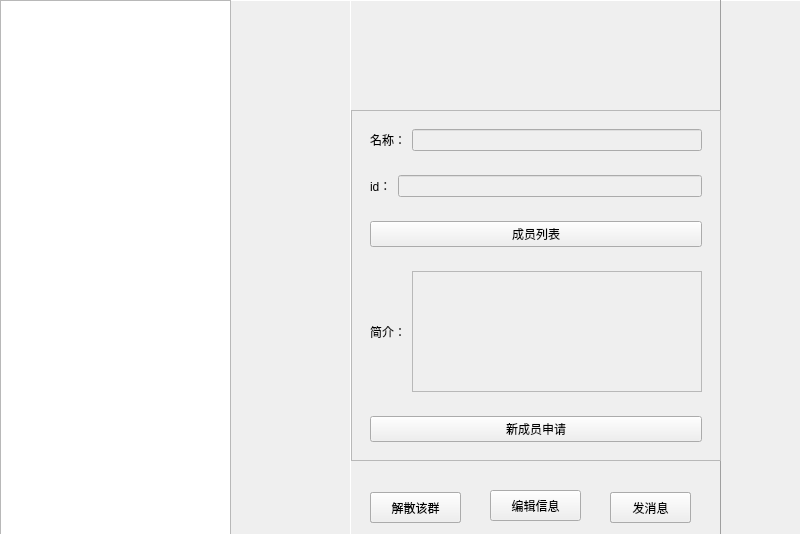
<?xml version="1.0" encoding="UTF-8"?>
<ui version="4.0">
 <class>GroupWindow</class>
 <widget class="QWidget" name="GroupWindow">
  <property name="geometry">
   <rect>
    <x>0</x>
    <y>0</y>
    <width>800</width>
    <height>534</height>
   </rect>
  </property>
  <property name="windowTitle">
   <string>Form</string>
  </property>
  <widget class="QFrame" name="frame_2">
   <property name="geometry">
    <rect>
     <x>230</x>
     <y>0</y>
     <width>571</width>
     <height>541</height>
    </rect>
   </property>
   <property name="frameShape">
    <enum>QFrame::Panel</enum>
   </property>
   <property name="frameShadow">
    <enum>QFrame::Raised</enum>
   </property>
   <widget class="QFrame" name="groupInfoFrame">
    <property name="geometry">
     <rect>
      <x>120</x>
      <y>0</y>
      <width>371</width>
      <height>541</height>
     </rect>
    </property>
    <property name="frameShape">
     <enum>QFrame::Panel</enum>
    </property>
    <property name="frameShadow">
     <enum>QFrame::Raised</enum>
    </property>
    <widget class="QLabel" name="headerlabel">
     <property name="geometry">
      <rect>
       <x>140</x>
       <y>20</y>
       <width>71</width>
       <height>61</height>
      </rect>
     </property>
     <property name="text">
      <string/>
     </property>
     <property name="pixmap">
      <pixmap resource="rsrc.qrc">:/img/center.svg</pixmap>
     </property>
     <property name="scaledContents">
      <bool>true</bool>
     </property>
    </widget>
    <widget class="QPushButton" name="quitButton">
     <property name="geometry">
      <rect>
       <x>20</x>
       <y>492</y>
       <width>91</width>
       <height>31</height>
      </rect>
     </property>
     <property name="text">
      <string>退出</string>
     </property>
    </widget>
    <widget class="QPushButton" name="messageButton">
     <property name="geometry">
      <rect>
       <x>260</x>
       <y>492</y>
       <width>81</width>
       <height>31</height>
      </rect>
     </property>
     <property name="text">
      <string>发消息</string>
     </property>
    </widget>
    <widget class="QScrollArea" name="scrollArea">
     <property name="geometry">
      <rect>
       <x>1</x>
       <y>110</y>
       <width>370</width>
       <height>351</height>
      </rect>
     </property>
     <property name="widgetResizable">
      <bool>true</bool>
     </property>
     <widget class="QWidget" name="scrollAreaWidgetContents">
      <property name="geometry">
       <rect>
        <x>0</x>
        <y>0</y>
        <width>368</width>
        <height>349</height>
       </rect>
      </property>
      <layout class="QVBoxLayout" name="verticalLayout">
       <item>
        <widget class="QWidget" name="widget_3" native="true">
         <layout class="QHBoxLayout" name="horizontalLayout_2">
          <item>
           <widget class="QLabel" name="label_2">
            <property name="text">
             <string>名称：</string>
            </property>
           </widget>
          </item>
          <item>
           <widget class="QLineEdit" name="nameEdit">
            <property name="enabled">
             <bool>false</bool>
            </property>
           </widget>
          </item>
         </layout>
        </widget>
       </item>
       <item>
        <widget class="QWidget" name="widget_8" native="true">
         <layout class="QHBoxLayout" name="horizontalLayout_7">
          <item>
           <widget class="QLabel" name="label_7">
            <property name="text">
             <string>id：</string>
            </property>
           </widget>
          </item>
          <item>
           <widget class="QLineEdit" name="uidEdit">
            <property name="enabled">
             <bool>false</bool>
            </property>
           </widget>
          </item>
         </layout>
        </widget>
       </item>
       <item>
        <widget class="QWidget" name="widget_10" native="true">
         <layout class="QHBoxLayout" name="horizontalLayout_9">
          <item>
           <widget class="QPushButton" name="menberButton">
            <property name="text">
             <string>成员列表</string>
            </property>
            <property name="icon">
             <iconset resource="rsrc.qrc">
              <normaloff>:/img/triangle.svg</normaloff>:/img/triangle.svg</iconset>
            </property>
            <property name="autoDefault">
             <bool>false</bool>
            </property>
            <property name="flat">
             <bool>false</bool>
            </property>
           </widget>
          </item>
         </layout>
        </widget>
       </item>
       <item>
        <widget class="QWidget" name="widget_9" native="true">
         <layout class="QHBoxLayout" name="horizontalLayout_8">
          <item>
           <widget class="QLabel" name="label_8">
            <property name="text">
             <string>简介：</string>
            </property>
           </widget>
          </item>
          <item>
           <widget class="QTextBrowser" name="textBrowser">
            <property name="enabled">
             <bool>false</bool>
            </property>
           </widget>
          </item>
         </layout>
        </widget>
       </item>
      </layout>
     </widget>
    </widget>
   </widget>
   <widget class="QPushButton" name="addButton">
    <property name="geometry">
     <rect>
      <x>10</x>
      <y>480</y>
      <width>51</width>
      <height>41</height>
     </rect>
    </property>
    <property name="text">
     <string/>
    </property>
    <property name="icon">
     <iconset resource="rsrc.qrc">
      <normaloff>:/img/plus.svg</normaloff>:/img/plus.svg</iconset>
    </property>
    <property name="iconSize">
     <size>
      <width>32</width>
      <height>32</height>
     </size>
    </property>
    <property name="flat">
     <bool>true</bool>
    </property>
   </widget>
   <widget class="QPushButton" name="createButton">
    <property name="geometry">
     <rect>
      <x>10</x>
      <y>420</y>
      <width>51</width>
      <height>41</height>
     </rect>
    </property>
    <property name="text">
     <string/>
    </property>
    <property name="icon">
     <iconset resource="rsrc.qrc">
      <normaloff>:/img/createg.svg</normaloff>:/img/createg.svg</iconset>
    </property>
    <property name="iconSize">
     <size>
      <width>32</width>
      <height>32</height>
     </size>
    </property>
    <property name="flat">
     <bool>true</bool>
    </property>
   </widget>
   <widget class="QFrame" name="mgroupinfoframe">
    <property name="geometry">
     <rect>
      <x>120</x>
      <y>0</y>
      <width>371</width>
      <height>541</height>
     </rect>
    </property>
    <property name="frameShape">
     <enum>QFrame::Panel</enum>
    </property>
    <property name="frameShadow">
     <enum>QFrame::Raised</enum>
    </property>
    <widget class="QLabel" name="headerlabel_2">
     <property name="geometry">
      <rect>
       <x>140</x>
       <y>20</y>
       <width>71</width>
       <height>61</height>
      </rect>
     </property>
     <property name="text">
      <string/>
     </property>
     <property name="pixmap">
      <pixmap resource="rsrc.qrc">:/img/center.svg</pixmap>
     </property>
     <property name="scaledContents">
      <bool>true</bool>
     </property>
    </widget>
    <widget class="QPushButton" name="clearGroupButton">
     <property name="geometry">
      <rect>
       <x>20</x>
       <y>492</y>
       <width>91</width>
       <height>31</height>
      </rect>
     </property>
     <property name="text">
      <string>解散该群</string>
     </property>
    </widget>
    <widget class="QPushButton" name="messageButton_2">
     <property name="geometry">
      <rect>
       <x>260</x>
       <y>492</y>
       <width>81</width>
       <height>31</height>
      </rect>
     </property>
     <property name="text">
      <string>发消息</string>
     </property>
    </widget>
    <widget class="QScrollArea" name="scrollArea_2">
     <property name="geometry">
      <rect>
       <x>1</x>
       <y>110</y>
       <width>370</width>
       <height>351</height>
      </rect>
     </property>
     <property name="widgetResizable">
      <bool>true</bool>
     </property>
     <widget class="QWidget" name="scrollAreaWidgetContents_2">
      <property name="geometry">
       <rect>
        <x>0</x>
        <y>0</y>
        <width>368</width>
        <height>349</height>
       </rect>
      </property>
      <layout class="QVBoxLayout" name="verticalLayout_2">
       <item>
        <widget class="QWidget" name="widget_4" native="true">
         <layout class="QHBoxLayout" name="horizontalLayout_3">
          <item>
           <widget class="QLabel" name="label_3">
            <property name="text">
             <string>名称：</string>
            </property>
           </widget>
          </item>
          <item>
           <widget class="QLineEdit" name="nameEdit_2">
            <property name="enabled">
             <bool>false</bool>
            </property>
           </widget>
          </item>
         </layout>
        </widget>
       </item>
       <item>
        <widget class="QWidget" name="widget_11" native="true">
         <layout class="QHBoxLayout" name="horizontalLayout_10">
          <item>
           <widget class="QLabel" name="label_9">
            <property name="text">
             <string>id：</string>
            </property>
           </widget>
          </item>
          <item>
           <widget class="QLineEdit" name="uidEdit_2">
            <property name="enabled">
             <bool>false</bool>
            </property>
           </widget>
          </item>
         </layout>
        </widget>
       </item>
       <item>
        <widget class="QWidget" name="widget_12" native="true">
         <layout class="QHBoxLayout" name="horizontalLayout_11">
          <item>
           <widget class="QPushButton" name="menberButton_2">
            <property name="text">
             <string>成员列表</string>
            </property>
            <property name="icon">
             <iconset resource="rsrc.qrc">
              <normaloff>:/img/triangle.svg</normaloff>:/img/triangle.svg</iconset>
            </property>
            <property name="autoDefault">
             <bool>false</bool>
            </property>
            <property name="flat">
             <bool>false</bool>
            </property>
           </widget>
          </item>
         </layout>
        </widget>
       </item>
       <item>
        <widget class="QWidget" name="widget_13" native="true">
         <layout class="QHBoxLayout" name="horizontalLayout_12">
          <item>
           <widget class="QLabel" name="label_10">
            <property name="text">
             <string>简介：</string>
            </property>
           </widget>
          </item>
          <item>
           <widget class="QPlainTextEdit" name="plainTextEdit">
            <property name="enabled">
             <bool>false</bool>
            </property>
           </widget>
          </item>
         </layout>
        </widget>
       </item>
       <item>
        <widget class="QWidget" name="widget_14" native="true">
         <layout class="QHBoxLayout" name="horizontalLayout_13">
          <item>
           <widget class="QPushButton" name="newButton">
            <property name="text">
             <string>新成员申请</string>
            </property>
            <property name="icon">
             <iconset resource="rsrc.qrc">
              <normaloff>:/img/triangle.svg</normaloff>:/img/triangle.svg</iconset>
            </property>
            <property name="autoDefault">
             <bool>false</bool>
            </property>
            <property name="flat">
             <bool>false</bool>
            </property>
           </widget>
          </item>
         </layout>
        </widget>
       </item>
      </layout>
     </widget>
    </widget>
    <widget class="QPushButton" name="editInfoButton">
     <property name="geometry">
      <rect>
       <x>140</x>
       <y>490</y>
       <width>91</width>
       <height>31</height>
      </rect>
     </property>
     <property name="text">
      <string>编辑信息</string>
     </property>
    </widget>
   </widget>
  </widget>
  <widget class="QListWidget" name="listWidget">
   <property name="geometry">
    <rect>
     <x>0</x>
     <y>0</y>
     <width>231</width>
     <height>541</height>
    </rect>
   </property>
  </widget>
 </widget>
 <resources>
  <include location="rsrc.qrc"/>
 </resources>
 <connections/>
</ui>
